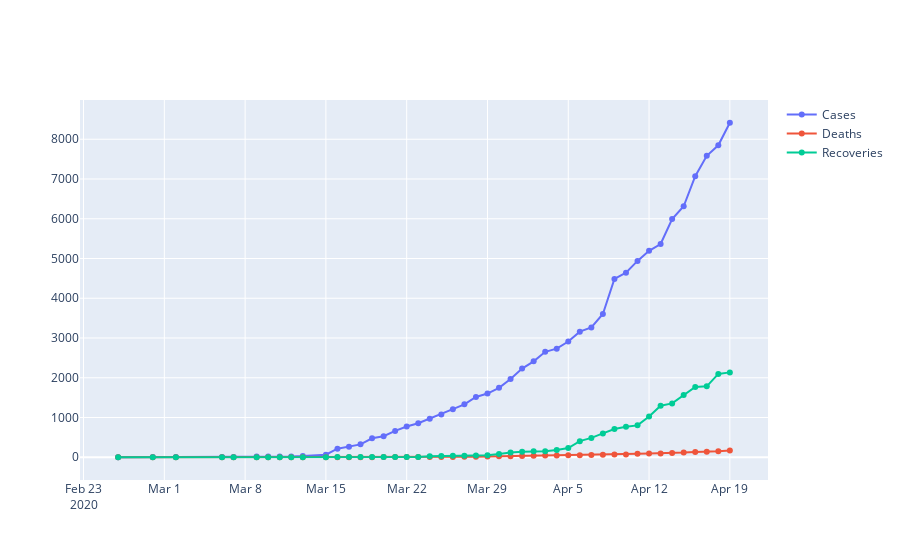

The cell this chart's notebook holds for it:
### Markdown cell above
### Cumulative Sums of Daily Cases vs Deaths vs Recoveries

### Code cell
fig = go.Figure()

# Add traces
fig.add_trace(go.Scatter(x=p['Date'], y=p['Cum_Cases'],
                    mode='lines+markers',
                    name='Cases'))
fig.add_trace(go.Scatter(x=p['Date'], y=p['Cum_Deaths'],
                    mode='lines+markers',
                    name='Deaths'))
fig.add_trace(go.Scatter(x=p['Date'], y=p['Cum_Recovered'],
                    mode='lines+markers',
                    name='Recoveries'))

fig.show()
